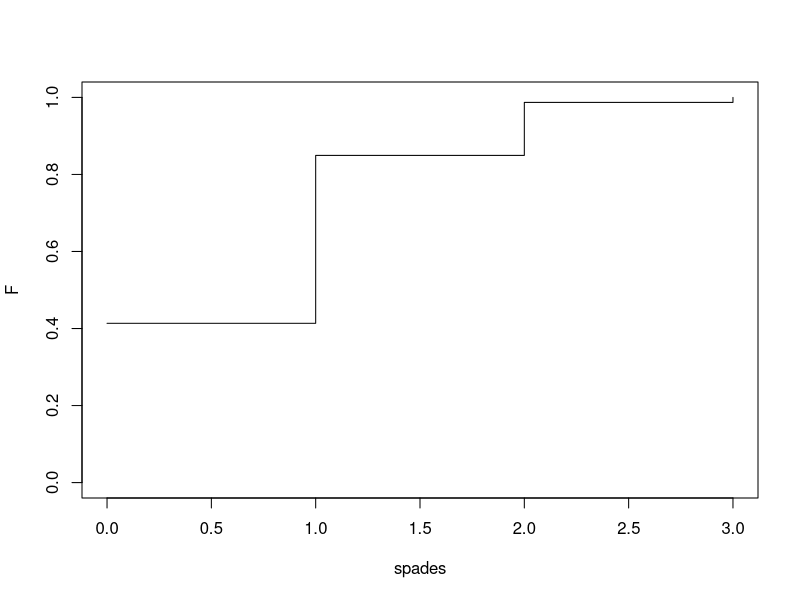

This chart was generated by the following R code:
## ---- chunk 1
knitr::opts_chunk$set(comment = NA)
## ---- chunk 2
spades <- 0:3
f <- ( (choose(13, spades) * choose(39, 3 - spades)) / choose(52,3) )
f
F <- cumsum(f)
F
plot(spades, F, type="s", ylim=c(0,1))
